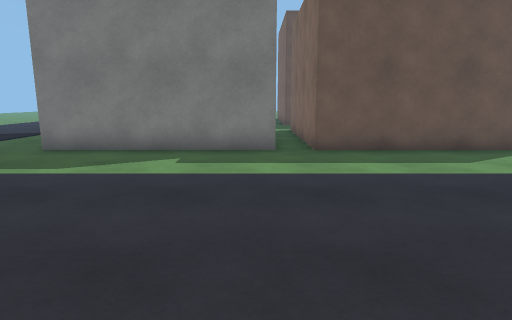
View 1 (above)

24 first-person views from a walk through a 3-D level made in the Unity game engine. The camera is 1.2 m above the floor, tilts 10° down and sees 75° across. The floor is counted in squares, 1 m on a side. Each view is taken from the middle of a square. On the plan, view 1 faces up. The plan holds only what a view shows up to about 14 squares ahead; the rest is blank. The place goes on beyond the plan. The player is left out.

View 2
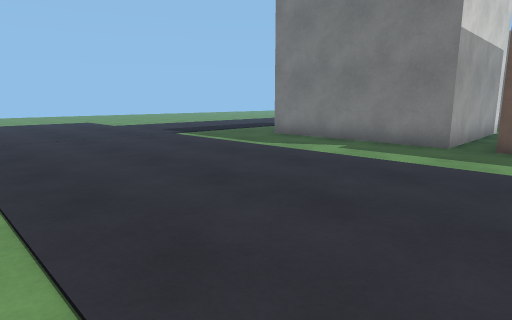

View 3
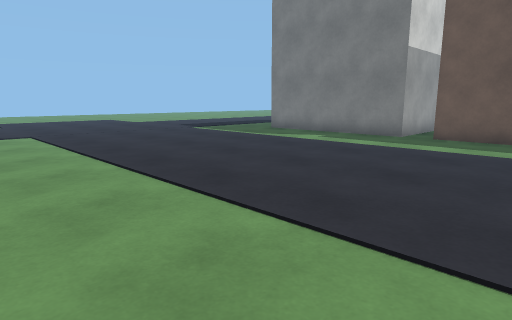

View 4
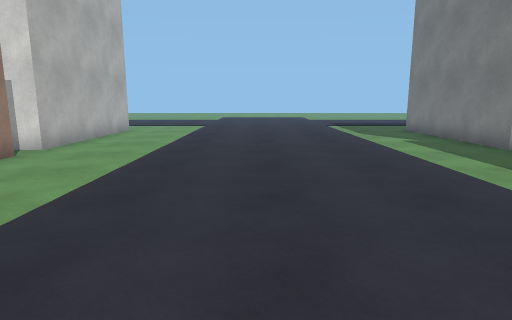

View 5
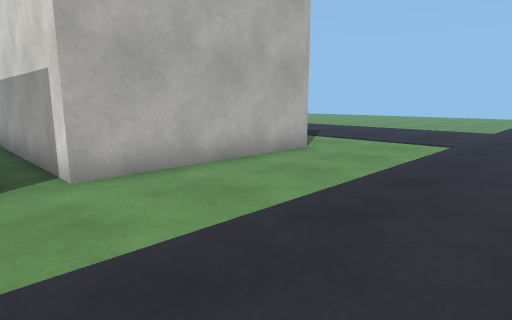

View 6
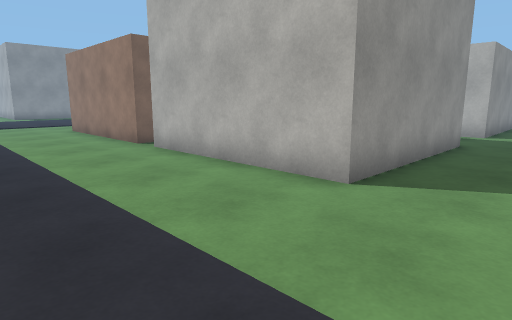

View 7
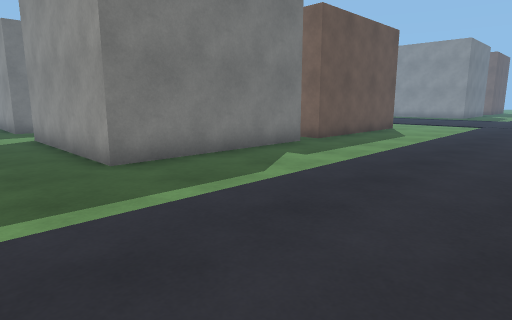

View 8
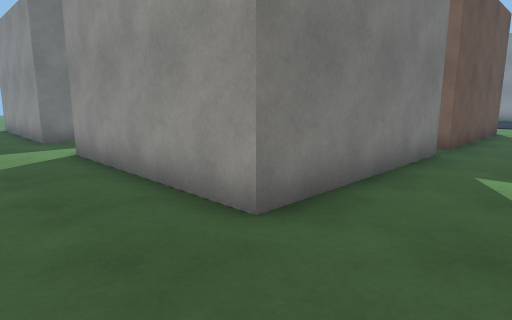

View 9
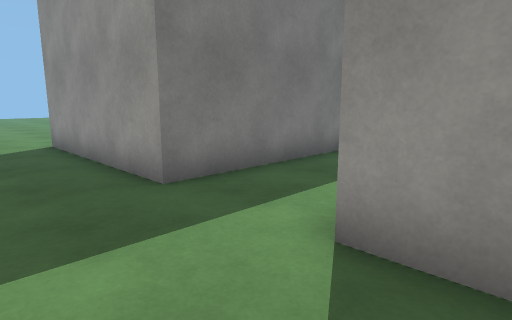

View 10
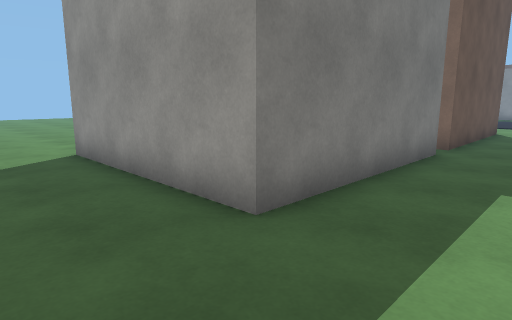

View 11
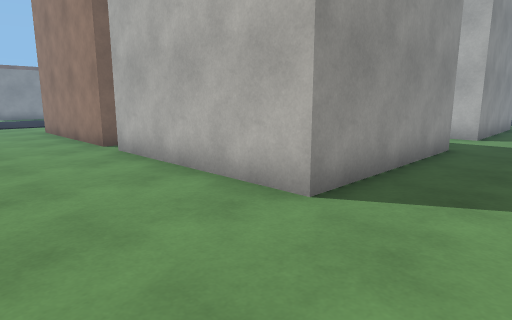

View 12
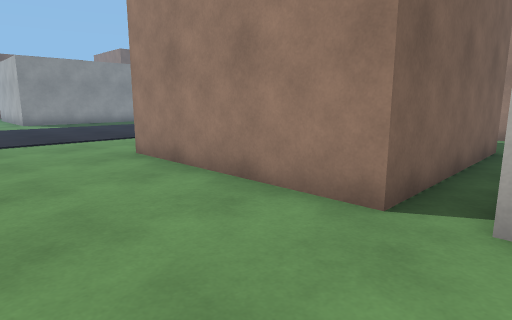

View 13
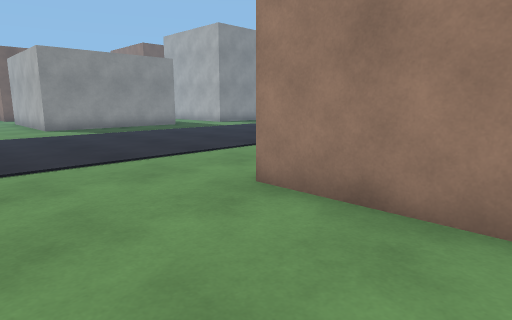

View 14
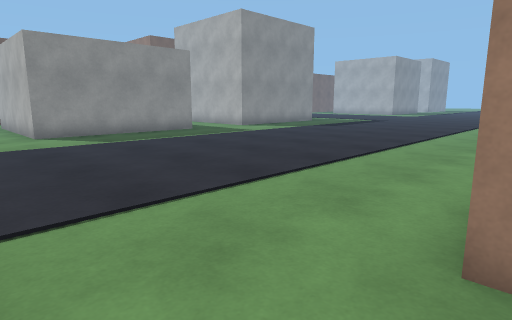

View 15
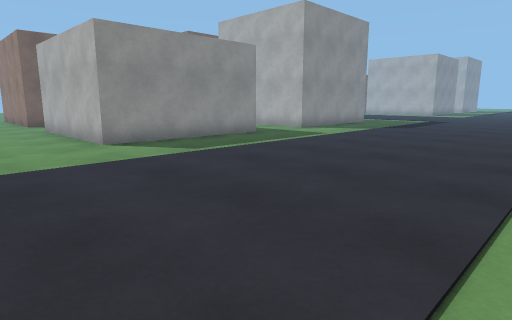

View 16
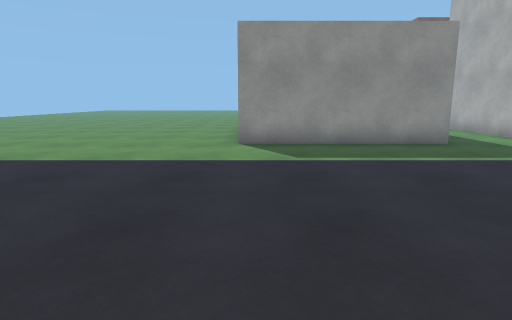

View 17
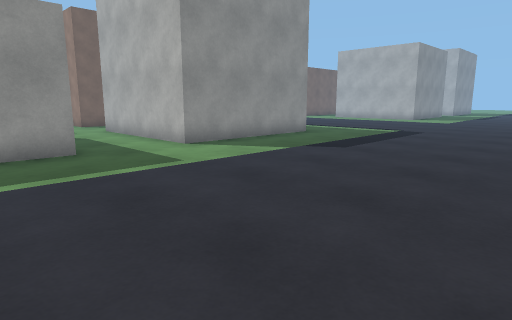

View 18
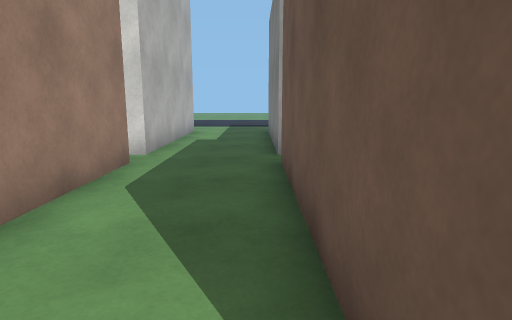

View 19
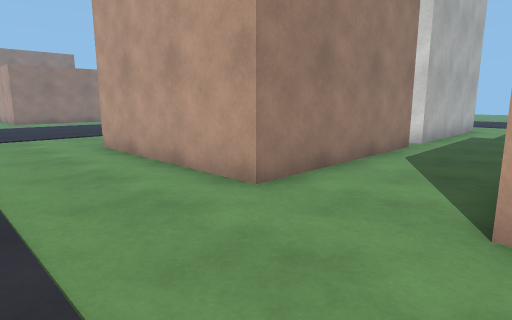

View 20
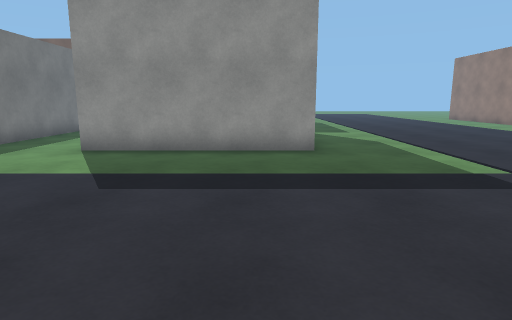

View 21
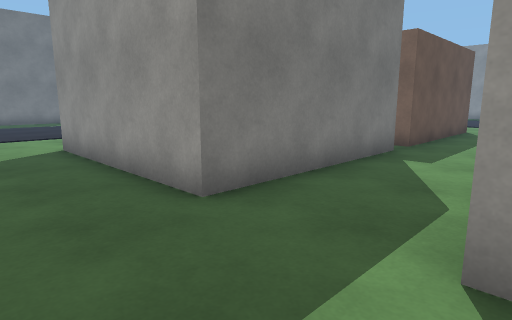

View 22
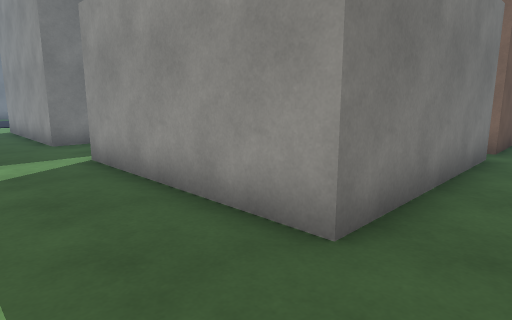

View 23
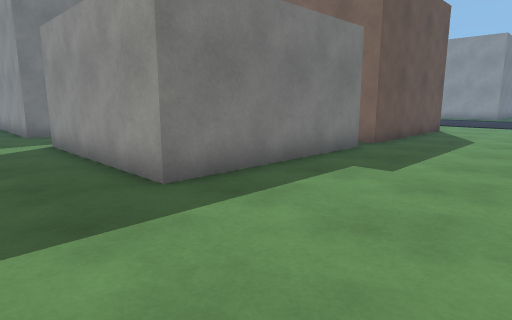

View 24
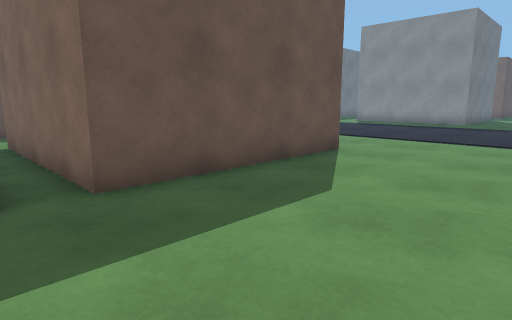

### Floor plan
Points are (right, up) in squares from view 1. A wall is a line through its corners. A room is listed if a view was taken in it or the views show most of it. See-through windows are left out.
Room 1 (views 1, 2, 3, 4, 5, 6, 7, 8, 9, 10, 11, 12, 13, 14, 15, 16, 17, 18, 19, 20, 21, 22, 23, 24)
walls: (1.5, -4.1) (1.5, -3.5) (7.5, -3.5); (0.5, -3.5) (0.5, -9.5) (-5.5, -9.5) (-5.5, -3.5) (0.5, -3.5); (0.5, 8.5) (-5.5, 8.5) (-5.5, 14.5) (0.5, 14.5) (0.5, 8.5); (7.6, -9.5) (1.5, -9.5) (1.5, -9); (19.5, 8.4) (19.5, 14.5) (24.5, 14.5); (1.4, 14.5) (7.5, 14.5) (7.5, 8.5) (1.5, 8.5) (1.5, 14.1); (7.5, 17.5) (1.5, 17.5) (1.5, 23.5) (7.5, 23.5); (0.6, 17.5) (-5.5, 17.5) (-5.5, 23.5) (0.5, 23.5); (19.5, 17.4) (19.5, 23.5) (24.5, 23.5); (7.6, -18.5) (1.5, -18.5) (1.5, -12.5); (0.6, -18.5) (-5.5, -18.5) (-5.5, -12.5) (-4.8, -12.5); (24.5, 17.5) (20.8, 17.5)

Where each view was taken, in squares from view 1:
view 1: 0 up, 0 right, facing up
view 2: 1 down, 3 right, facing up-left
view 3: 3 down, 5 right, facing up-left
view 4: 2 up, 9 right, facing left
view 5: 2 up, 2 right, facing down-left
view 6: 1 up, 8 left, facing down-right
view 7: 2 up, 8 left, facing up-right
view 8: 6 up, 8 left, facing up-right
view 9: 13 up, 8 left, facing up-right
view 10: 15 up, 8 left, facing up-right
view 11: 27 up, 8 left, facing down-right
view 12: 27 up, 0 right, facing down-right
view 13: 27 up, 4 right, facing down-right
view 14: 26 up, 7 right, facing down-right
view 15: 27 up, 10 right, facing down-right
view 16: 23 up, 10 right, facing right
view 17: 20 up, 11 right, facing down-right
view 18: 17 up, 8 right, facing left
view 19: 18 up, 11 right, facing down-left
view 20: 10 up, 11 right, facing right
view 21: 13 down, 8 left, facing up-right
view 22: 20 down, 8 left, facing up-right
view 23: 23 down, 8 left, facing up-right
view 24: 23 down, 0 right, facing up-right
